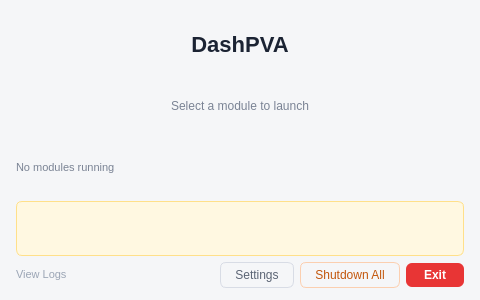
<?xml version="1.0" encoding="UTF-8"?>
<ui version="4.0">
 <class>DashPVALauncher</class>
 <widget class="QDialog" name="DashPVALauncher">
  <property name="geometry">
   <rect>
    <x>0</x>
    <y>0</y>
    <width>480</width>
    <height>300</height>
   </rect>
  </property>
  <property name="minimumSize">
   <size>
    <width>460</width>
    <height>0</height>
   </size>
  </property>
  <property name="windowTitle">
   <string>DashPVA Launcher</string>
  </property>
  <property name="styleSheet">
   <string notr="true">
QDialog {
    background-color: #F5F6F8;
}

QLabel#lbl_header {
    font-size: 22px;
    font-weight: 700;
    color: #1B2333;
}

QLabel#lbl_subtitle {
    font-size: 12px;
    color: #7A8394;
}

QLabel#lbl_status {
    font-size: 11px;
    color: #7A8394;
}

QLabel#lbl_info {
    background-color: #FFF8E1;
    color: #8B6914;
    border: 1px solid #FFE08A;
    border-radius: 6px;
    padding: 7px 10px;
    font-size: 11px;
}

QPushButton {
    background-color: #FFFFFF;
    color: #1B2333;
    border: 1px solid #E0E4EB;
    border-radius: 7px;
    padding: 9px 14px;
    font-size: 13px;
    font-weight: 500;
    text-align: left;
}

QPushButton:hover {
    background-color: #EBF0FF;
    border-color: #4B6EF5;
    color: #2E52D5;
}

QPushButton:pressed {
    background-color: #D6E2FF;
    border-color: #3A5EE5;
}

QPushButton:disabled {
    background-color: #EBF0FF;
    border-color: #A8C0F0;
    color: #4B6EF5;
}

QPushButton#btn_settings {
    background: transparent;
    color: #5B6474;
    border: 1px solid #D8DCE5;
    border-radius: 6px;
    padding: 5px 14px;
    font-size: 12px;
    font-weight: normal;
    text-align: center;
}

QPushButton#btn_settings:hover {
    background-color: #ECEEF2;
    color: #1B2333;
    border-color: #B8BDC8;
}

QPushButton#btn_shutdown_all {
    background: transparent;
    color: #C2550A;
    border: 1px solid #FBCFB0;
    border-radius: 6px;
    padding: 5px 14px;
    font-size: 12px;
    font-weight: normal;
    text-align: center;
}

QPushButton#btn_shutdown_all:hover {
    background-color: #FFF4EE;
    border-color: #F5A77A;
}

QPushButton#btn_shutdown_all:disabled {
    color: #C4C9D2;
    border-color: #E8ECF0;
}

QPushButton#btn_exit {
    background-color: #E83535;
    color: #FFFFFF;
    border: none;
    border-radius: 6px;
    padding: 5px 18px;
    font-size: 12px;
    font-weight: 600;
    text-align: center;
}

QPushButton#btn_exit:hover {
    background-color: #D12B2B;
}

QPushButton#btn_exit:pressed {
    background-color: #B82020;
}
   </string>
  </property>
  <layout class="QVBoxLayout" name="verticalLayout">
   <property name="spacing">
    <number>6</number>
   </property>
   <property name="leftMargin">
    <number>16</number>
   </property>
   <property name="topMargin">
    <number>16</number>
   </property>
   <property name="rightMargin">
    <number>16</number>
   </property>
   <property name="bottomMargin">
    <number>12</number>
   </property>

   <!-- App title -->
   <item>
    <widget class="QLabel" name="lbl_header">
     <property name="text">
      <string>DashPVA</string>
     </property>
     <property name="alignment">
      <set>Qt::AlignCenter</set>
     </property>
    </widget>
   </item>

   <!-- Subtitle -->
   <item>
    <widget class="QLabel" name="lbl_subtitle">
     <property name="text">
      <string>Select a module to launch</string>
     </property>
     <property name="alignment">
      <set>Qt::AlignCenter</set>
     </property>
    </widget>
   </item>

   <!-- Dynamic registry sections are inserted here by _insert_registry_sections() -->

   <!-- Running-modules status -->
   <item>
    <widget class="QLabel" name="lbl_status">
     <property name="text">
      <string>No modules running</string>
     </property>
     <property name="alignment">
      <set>Qt::AlignLeading|Qt::AlignLeft|Qt::AlignVCenter</set>
     </property>
    </widget>
   </item>

   <!-- First-time-use info banner -->
   <item>
    <widget class="QLabel" name="lbl_info">
     <property name="text">
      <string></string>
     </property>
     <property name="wordWrap">
      <bool>true</bool>
     </property>
    </widget>
   </item>

   <!-- Bottom action bar -->
   <item>
    <layout class="QHBoxLayout" name="horizontalLayout">
     <property name="spacing">
      <number>6</number>
     </property>

     <!-- Logs link (leftmost, before the spacer) -->
     <item>
      <widget class="QLabel" name="lbl_logs">
       <property name="text">
        <string>&lt;a href="#" style="color: #9BA5B5; text-decoration: none; font-size: 11px;"&gt;View Logs&lt;/a&gt;</string>
       </property>
       <property name="toolTip">
        <string>View application logs</string>
       </property>
       <property name="openExternalLinks">
        <bool>false</bool>
       </property>
      </widget>
     </item>

     <item>
      <spacer name="horizontalSpacer">
       <property name="orientation">
        <enum>Qt::Horizontal</enum>
       </property>
       <property name="sizeHint" stdset="0">
        <size>
         <width>40</width>
         <height>20</height>
        </size>
       </property>
      </spacer>
     </item>

     <item>
      <widget class="QPushButton" name="btn_settings">
       <property name="text">
        <string>Settings</string>
       </property>
      </widget>
     </item>

     <item>
      <widget class="QPushButton" name="btn_shutdown_all">
       <property name="toolTip">
        <string>Force stop all running modules</string>
       </property>
       <property name="text">
        <string>Shutdown All</string>
       </property>
      </widget>
     </item>

     <item>
      <widget class="QPushButton" name="btn_exit">
       <property name="text">
        <string>Exit</string>
       </property>
      </widget>
     </item>

    </layout>
   </item>

  </layout>
 </widget>
 <resources/>
 <connections/>
</ui>
